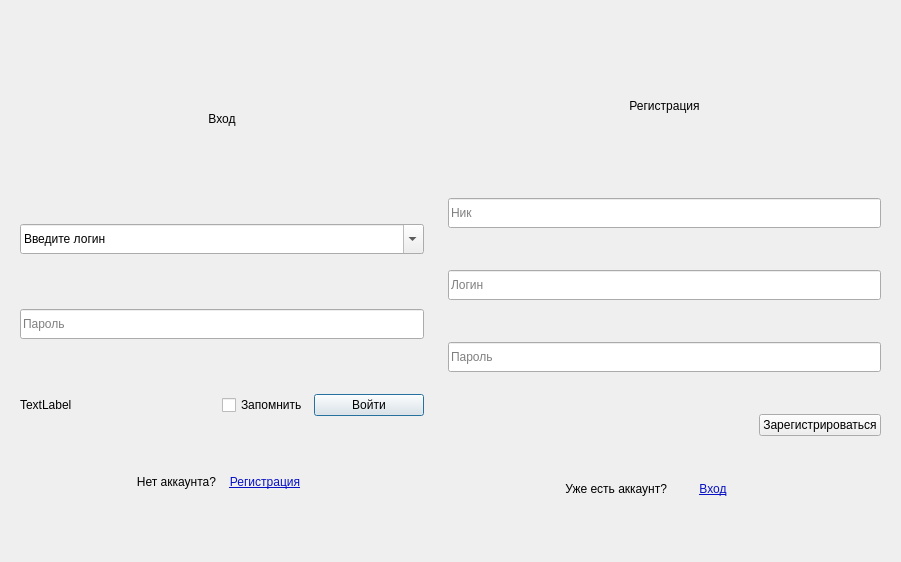
<?xml version="1.0" encoding="UTF-8"?>
<ui version="4.0">
 <class>initialization</class>
 <widget class="QDialog" name="initialization">
  <property name="geometry">
   <rect>
    <x>0</x>
    <y>0</y>
    <width>901</width>
    <height>562</height>
   </rect>
  </property>
  <layout class="QHBoxLayout" name="horizontalLayout">
   <item>
    <widget class="QWidget" name="sign_in_widget" native="true">
     <layout class="QGridLayout" name="gridLayout">
      <item row="3" column="0" colspan="2">
       <widget class="QLabel" name="error_label">
        <property name="text">
         <string>TextLabel</string>
        </property>
       </widget>
      </item>
      <item row="2" column="0" colspan="4">
       <widget class="QLineEdit" name="password_line">
        <property name="minimumSize">
         <size>
          <width>0</width>
          <height>30</height>
         </size>
        </property>
        <property name="placeholderText">
         <string>Пароль</string>
        </property>
       </widget>
      </item>
      <item row="4" column="3">
       <spacer name="horizontalSpacer">
        <property name="orientation">
         <enum>Qt::Horizontal</enum>
        </property>
        <property name="sizeHint" stdset="0">
         <size>
          <width>88</width>
          <height>20</height>
         </size>
        </property>
       </spacer>
      </item>
      <item row="0" column="0" colspan="4">
       <widget class="QLabel" name="label">
        <property name="maximumSize">
         <size>
          <width>16777215</width>
          <height>100</height>
         </size>
        </property>
        <property name="text">
         <string>Вход</string>
        </property>
        <property name="alignment">
         <set>Qt::AlignCenter</set>
        </property>
       </widget>
      </item>
      <item row="4" column="0">
       <spacer name="horizontalSpacer_2">
        <property name="orientation">
         <enum>Qt::Horizontal</enum>
        </property>
        <property name="sizeHint" stdset="0">
         <size>
          <width>88</width>
          <height>20</height>
         </size>
        </property>
       </spacer>
      </item>
      <item row="3" column="3">
       <widget class="QPushButton" name="enter_button">
        <property name="text">
         <string>Войти</string>
        </property>
       </widget>
      </item>
      <item row="4" column="1">
       <widget class="QLabel" name="label_2">
        <property name="text">
         <string>Нет аккаунта?</string>
        </property>
        <property name="alignment">
         <set>Qt::AlignRight|Qt::AlignTrailing|Qt::AlignVCenter</set>
        </property>
       </widget>
      </item>
      <item row="4" column="2">
       <widget class="QPushButton" name="reg_button">
        <property name="cursor">
         <cursorShape>PointingHandCursor</cursorShape>
        </property>
        <property name="styleSheet">
         <string notr="true">color: rgb(8, 17, 197);
text-decoration: underline;
font: 8pt &quot;MS Shell Dlg 2&quot;;</string>
        </property>
        <property name="text">
         <string>Регистрация</string>
        </property>
        <property name="flat">
         <bool>true</bool>
        </property>
       </widget>
      </item>
      <item row="3" column="2">
       <widget class="QCheckBox" name="remember_button">
        <property name="text">
         <string>Запомнить</string>
        </property>
       </widget>
      </item>
      <item row="1" column="0" colspan="4">
       <widget class="QComboBox" name="login_box">
        <property name="sizePolicy">
         <sizepolicy hsizetype="Preferred" vsizetype="Maximum">
          <horstretch>0</horstretch>
          <verstretch>0</verstretch>
         </sizepolicy>
        </property>
        <property name="minimumSize">
         <size>
          <width>0</width>
          <height>30</height>
         </size>
        </property>
        <property name="editable">
         <bool>true</bool>
        </property>
        <property name="currentText">
         <string>Введите логин</string>
        </property>
        <property name="frame">
         <bool>true</bool>
        </property>
        <item>
         <property name="text">
          <string>Введите логин</string>
         </property>
        </item>
       </widget>
      </item>
     </layout>
    </widget>
   </item>
   <item>
    <widget class="QWidget" name="sign_up_widget" native="true">
     <property name="enabled">
      <bool>true</bool>
     </property>
     <layout class="QGridLayout" name="gridLayout_4">
      <item row="5" column="0">
       <spacer name="horizontalSpacer_3">
        <property name="orientation">
         <enum>Qt::Horizontal</enum>
        </property>
        <property name="sizeHint" stdset="0">
         <size>
          <width>111</width>
          <height>20</height>
         </size>
        </property>
       </spacer>
      </item>
      <item row="3" column="0" colspan="4">
       <widget class="QLineEdit" name="password_line_3">
        <property name="minimumSize">
         <size>
          <width>0</width>
          <height>30</height>
         </size>
        </property>
        <property name="placeholderText">
         <string>Пароль</string>
        </property>
       </widget>
      </item>
      <item row="5" column="1">
       <widget class="QLabel" name="label_4">
        <property name="text">
         <string>Уже есть аккаунт?</string>
        </property>
        <property name="alignment">
         <set>Qt::AlignRight|Qt::AlignTrailing|Qt::AlignVCenter</set>
        </property>
       </widget>
      </item>
      <item row="0" column="0" colspan="4">
       <widget class="QLabel" name="label_3">
        <property name="maximumSize">
         <size>
          <width>16777215</width>
          <height>100</height>
         </size>
        </property>
        <property name="text">
         <string>Регистрация</string>
        </property>
        <property name="alignment">
         <set>Qt::AlignCenter</set>
        </property>
       </widget>
      </item>
      <item row="1" column="0" colspan="4">
       <widget class="QLineEdit" name="nickname_line">
        <property name="minimumSize">
         <size>
          <width>0</width>
          <height>30</height>
         </size>
        </property>
        <property name="inputMask">
         <string/>
        </property>
        <property name="placeholderText">
         <string>Ник</string>
        </property>
       </widget>
      </item>
      <item row="5" column="2">
       <widget class="QPushButton" name="log_button">
        <property name="cursor">
         <cursorShape>PointingHandCursor</cursorShape>
        </property>
        <property name="styleSheet">
         <string notr="true">color: rgb(8, 17, 197);
text-decoration: underline;
font: 8pt &quot;MS Shell Dlg 2&quot;;</string>
        </property>
        <property name="text">
         <string>Вход</string>
        </property>
        <property name="flat">
         <bool>true</bool>
        </property>
       </widget>
      </item>
      <item row="4" column="3">
       <widget class="QPushButton" name="reg2_button">
        <property name="text">
         <string>Зарегистрироваться</string>
        </property>
       </widget>
      </item>
      <item row="5" column="3">
       <spacer name="horizontalSpacer_4">
        <property name="orientation">
         <enum>Qt::Horizontal</enum>
        </property>
        <property name="sizeHint" stdset="0">
         <size>
          <width>111</width>
          <height>20</height>
         </size>
        </property>
       </spacer>
      </item>
      <item row="2" column="0" colspan="4">
       <widget class="QLineEdit" name="login_line">
        <property name="minimumSize">
         <size>
          <width>0</width>
          <height>30</height>
         </size>
        </property>
        <property name="placeholderText">
         <string>Логин</string>
        </property>
       </widget>
      </item>
     </layout>
    </widget>
   </item>
  </layout>
 </widget>
 <resources/>
 <connections/>
</ui>
